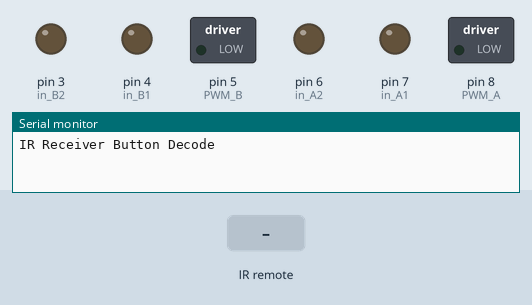
Simulated run of this sketch. Board: Arduino Uno, built with avr-gcc and run on an emulated ATmega328P. On the bench: switched loads named in the sketch (green lamp = pin HIGH), output pins drawn as LEDs (lit = HIGH), the last lines printed to the serial monitor. The test bench sets the inputs (shaded band).

Above: at 1.2 s.
1.3 s: infrared code 0xFFE21D received
At 1.6 s:
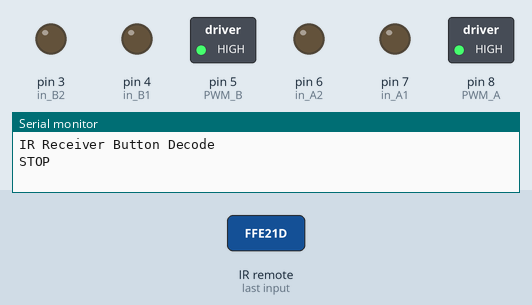
2.8 s: infrared code 0xFF629D received
At 3.9 s:
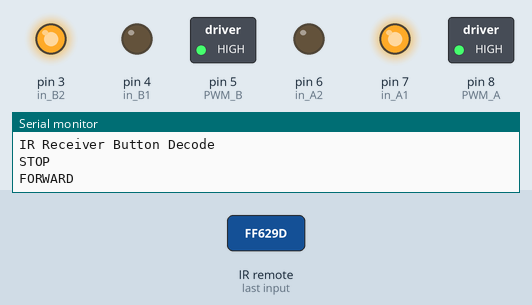
4.3 s: infrared code 0xFF22DD received
At 5.1 s:
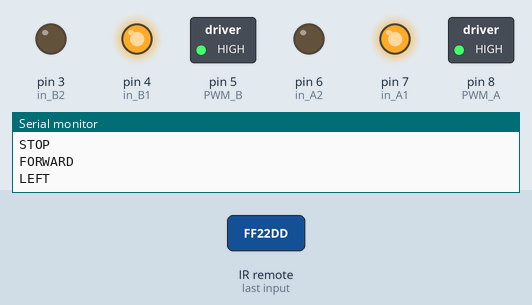
5.8 s: infrared code 0xFFC23D received
At 6.2 s:
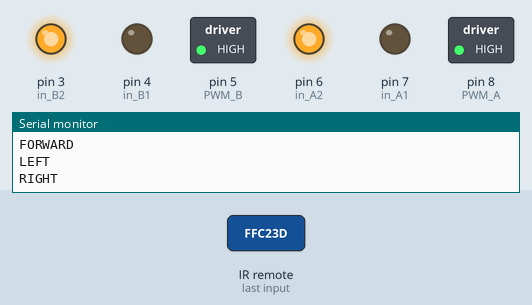
7.3 s: infrared code 0xFFA857 received
At 8.5 s:
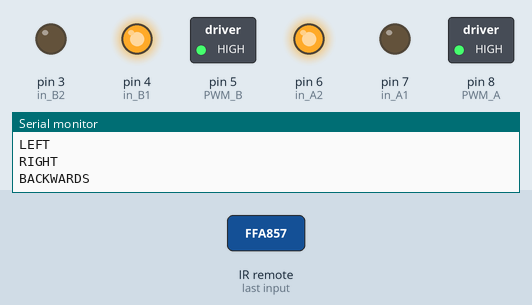
8.8 s: infrared code 0xFF02FD received
At 9.7 s:
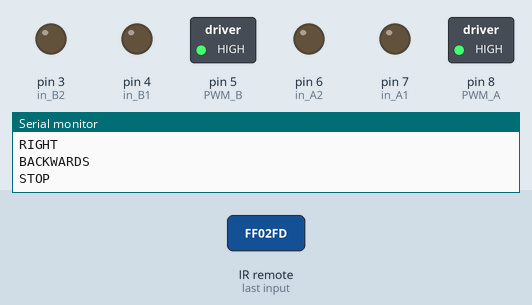
Timing chart, 0 to 11.3 s (numbered marks = the images above; inputs shaded):
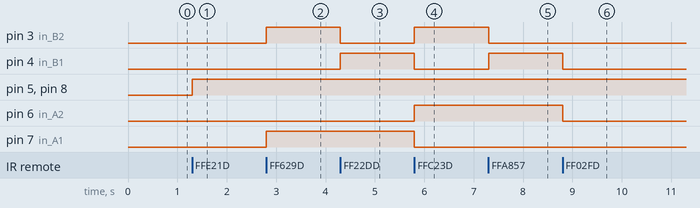

The sketch:

Remote_Controlled_Car.ino
```cpp
#include <IRremote.h>
#include <IRremoteInt.h>
//#include <IRremoteTools.h>

//www.elegoo.com
//2016.12.9

#include "IRremote.h"

int receiver = 11; // Signal Pin of IR receiver to Arduino Digital Pin 11

//Motor Stuff
int PWM_A = 8;
int in_A1 = 7;
int in_A2 = 6;

int PWM_B = 5;
int in_B1 = 4;
int in_B2 = 3;


/*-----( Declare objects )-----*/
IRrecv irrecv(receiver);     // create instance of 'irrecv'
decode_results results;      // create instance of 'decode_results'


//Car Motor Colors:
//Red: Motor 1+2 positive
//Black: Ground, Motor 1+2 negative
//Orange: Motor 3+4 postive, PWM-A+B
//Green: Motor 3+4 negative
//Blue: Vin
//Dark Blue: BIN-A+B
//White: Standby
//Yellow: AIN-A+B


/*-----( Function )-----*/
void translateIR() // takes action based on IR code received

// describing Remote IR codes

{
  int sensorValue = 0;
  //sensorValue = digitalRead(ledPin);

  switch(results.value)

  {
  case 16753245:
    //Moves Car forward
    if (sensorValue == 0){
      Serial.println("FORWARD");
        digitalWrite(in_A1, HIGH);
        digitalWrite(in_A2, LOW);
        digitalWrite(PWM_A, HIGH);

        digitalWrite(in_B1, LOW);
        digitalWrite(in_B2, HIGH);
        digitalWrite(PWM_B, HIGH);
      break;
    }
    //Stops the car
    if (sensorValue==1){
      Serial.println("STOP");
        digitalWrite(in_A1, LOW);
        digitalWrite(in_A2, LOW);
        digitalWrite(PWM_A, HIGH);

        digitalWrite(in_B1, LOW);
        digitalWrite(in_B2, LOW);
        digitalWrite(PWM_B, HIGH);
      break;
    }
  case 3810010651:
    //Sets power button to turn led light on
    if (sensorValue == 0){
      Serial.println("FORWARD");
        digitalWrite(in_A1, HIGH);
        digitalWrite(in_A2, LOW);
        digitalWrite(PWM_A, HIGH);

        digitalWrite(in_B1, LOW);
        digitalWrite(in_B2, HIGH);
        digitalWrite(PWM_B, HIGH);
      break;
    }
    //Sets power button to turn led light off
    if (sensorValue==1){
      Serial.println("STOP");
        digitalWrite(in_A1, LOW);
        digitalWrite(in_A2, LOW);
        digitalWrite(PWM_A, HIGH);

        digitalWrite(in_B1, LOW);
        digitalWrite(in_B2, LOW);
        digitalWrite(PWM_B, HIGH);
      break;
    }
  case 0xFFE21D:
      Serial.println("STOP");
        digitalWrite(in_A1, LOW);
        digitalWrite(in_A2, LOW);
        digitalWrite(PWM_A, HIGH);

        digitalWrite(in_B1, LOW);
        digitalWrite(in_B2, LOW);
        digitalWrite(PWM_B, HIGH);
      break;
  case 4001918335:
      Serial.println("STOP");
        digitalWrite(in_A1, LOW);
        digitalWrite(in_A2, LOW);
        digitalWrite(PWM_A, HIGH);

        digitalWrite(in_B1, LOW);
        digitalWrite(in_B2, LOW);
        digitalWrite(PWM_B, HIGH);
      break;
  case 0xFF629D:
      Serial.println("FORWARD");
        digitalWrite(in_A1, HIGH);
        digitalWrite(in_A2, LOW);
        digitalWrite(PWM_A, HIGH);

        digitalWrite(in_B1, LOW);
        digitalWrite(in_B2, HIGH);
        digitalWrite(PWM_B, HIGH);
      break;
  case 5316027:
        Serial.println("FORWARD");
        digitalWrite(in_A1, HIGH);
        digitalWrite(in_A2, LOW);
        digitalWrite(PWM_A, HIGH);

        digitalWrite(in_B1, LOW);
        digitalWrite(in_B2, HIGH);
        digitalWrite(PWM_B, HIGH);
      break;
  case 0xFF22DD:
        Serial.println("LEFT");
        digitalWrite(in_A1, HIGH);
        digitalWrite(in_A2, LOW);
        digitalWrite(PWM_A, 127);

        digitalWrite(in_B1, HIGH);
        digitalWrite(in_B2, LOW);
        digitalWrite(PWM_B, 127);
      break;
  case 1386468383:
        Serial.println("LEFT");
        digitalWrite(in_A1, HIGH);
        digitalWrite(in_A2, LOW);
        digitalWrite(PWM_A, 127);

        digitalWrite(in_B1, HIGH);
        digitalWrite(in_B2, LOW);
        digitalWrite(PWM_B, 127);
      break;
  case 0xFF02FD:
        Serial.println("STOP");
        digitalWrite(in_A1, LOW);
        digitalWrite(in_A2, LOW);
        digitalWrite(PWM_A, HIGH);

        digitalWrite(in_B1, LOW);
        digitalWrite(in_B2, LOW);
        digitalWrite(PWM_B, HIGH);
      break;
  case 3622325019:
        Serial.println("STOP");
        digitalWrite(in_A1, LOW);
        digitalWrite(in_A2, LOW);
        digitalWrite(PWM_A, HIGH);

        digitalWrite(in_B1, LOW);
        digitalWrite(in_B2, LOW);
        digitalWrite(PWM_B, HIGH);
      break;
  case 0xFFC23D:
        Serial.println("RIGHT");
        digitalWrite(in_A1, LOW);
        digitalWrite(in_A2, HIGH);
        digitalWrite(PWM_A, HIGH);

        digitalWrite(in_B1, LOW);
        digitalWrite(in_B2, HIGH);
        digitalWrite(PWM_B, HIGH);
      break;
  case 553536955:
        Serial.println("RIGHT");
        digitalWrite(in_A1, LOW);
        digitalWrite(in_A2, HIGH);
        digitalWrite(PWM_A, HIGH);

        digitalWrite(in_B1, LOW);
        digitalWrite(in_B2, HIGH);
        digitalWrite(PWM_B, HIGH);
      break;
  case 0xFFE01F: Serial.println("DOWN"); break;
  case 4034314555: Serial.println("DOWN"); break;
  case 0xFFA857:
        Serial.println("BACKWARDS");
        digitalWrite(in_A1, LOW);
        digitalWrite(in_A2, HIGH);
        digitalWrite(PWM_A, HIGH);

        digitalWrite(in_B1, HIGH);
        digitalWrite(in_B2, LOW);
        digitalWrite(PWM_B, HIGH);
      break;
  case 2747854299:
        Serial.println("BACKWARDS");
        digitalWrite(in_A1, LOW);
        digitalWrite(in_A2, HIGH);
        digitalWrite(PWM_A, HIGH);

        digitalWrite(in_B1, HIGH);
        digitalWrite(in_B2, LOW);
        digitalWrite(PWM_B, HIGH);
      break;
  case 3855596927: Serial.println("UP"); break;
  case 0xFF906F: Serial.println("UP");    break;
  case 0xFF9867: Serial.println("EQ");    break;
  case 2538093563: Serial.println("EQ"); break;
  case 0xFFB04F: Serial.println("ST/REPT");    break;
  case 4039382595: Serial.println("ST/REPT"); break;
  case 0xFF6897: Serial.println("0");    break;
  case 3238126971: Serial.println("0"); break;
  case 0xFF30CF: Serial.println("1");    break;
  case 2534850111: Serial.println("1"); break;
  case 0xFF18E7: Serial.println("2");    break;
  case 1033561079: Serial.println("2"); break;
  case 0xFF7A85: Serial.println("3");    break;
  case 1635910171: Serial.println("3"); break;
  case 0xFF10EF: Serial.println("4");    break;
  case 2351064443: Serial.println("4"); break;
  case 0xFF38C7: Serial.println("5");    break;
  case 1217346747: Serial.println("5"); break;
  case 0xFF5AA5: Serial.println("6");    break;
  case 71952287: Serial.println("6"); break;
  case 0xFF42BD: Serial.println("7");    break;
  case 851901943: Serial.println("7"); break;
  case 0xFF4AB5: Serial.println("8");    break;
  case 465573243: Serial.println("8"); break;
  case 0xFF52AD: Serial.println("9");    break;
  case 1053031451: Serial.println("9"); break;
  case 0xFFFFFFFF: Serial.println(" REPEAT");break;

  default:
    Serial.println(" other button : ");
    Serial.println(results.value);

  }// End Case

  delay(500); // Do not get immediate repeat


} //END translateIR
void setup()   /*----( SETUP: RUNS ONCE )----*/
{
  Serial.begin(9600);
  Serial.println("IR Receiver Button Decode");
  irrecv.enableIRIn(); // Start the receiver
  //pinMode (ledPin, OUTPUT);
  pinMode(in_A1, OUTPUT);
  pinMode(in_A2, OUTPUT);
  pinMode(PWM_A, OUTPUT);

  pinMode(in_B1, OUTPUT);
  pinMode(in_B2, OUTPUT);
  pinMode(PWM_B, OUTPUT);

}/*--(end setup )---*/


void loop()   /*----( LOOP: RUNS CONSTANTLY )----*/
{
  if (irrecv.decode(&results)) // have we received an IR signal?

  {
    translateIR();
    irrecv.resume(); // receive the next value
  }

}/* --(end main loop )-- */
```

Measured:
- after the input at 1.3 s, pin 5 (PWM_B), pin 8 (PWM_A): LOW → HIGH at once
- after the input at 2.8 s, pin 3 (in_B2), pin 7 (in_A1): LOW → HIGH at once
- after the input at 4.3 s, pin 3 (in_B2): HIGH → LOW at once; pin 4 (in_B1): LOW → HIGH at once
- after the input at 5.8 s, pin 3 (in_B2), pin 6 (in_A2): LOW → HIGH at once; pin 4 (in_B1), pin 7 (in_A1): HIGH → LOW at once
- after the input at 7.3 s, pin 3 (in_B2): HIGH → LOW at once; pin 4 (in_B1): LOW → HIGH at once
- after the input at 8.8 s, pin 4 (in_B1), pin 6 (in_A2): HIGH → LOW at once
